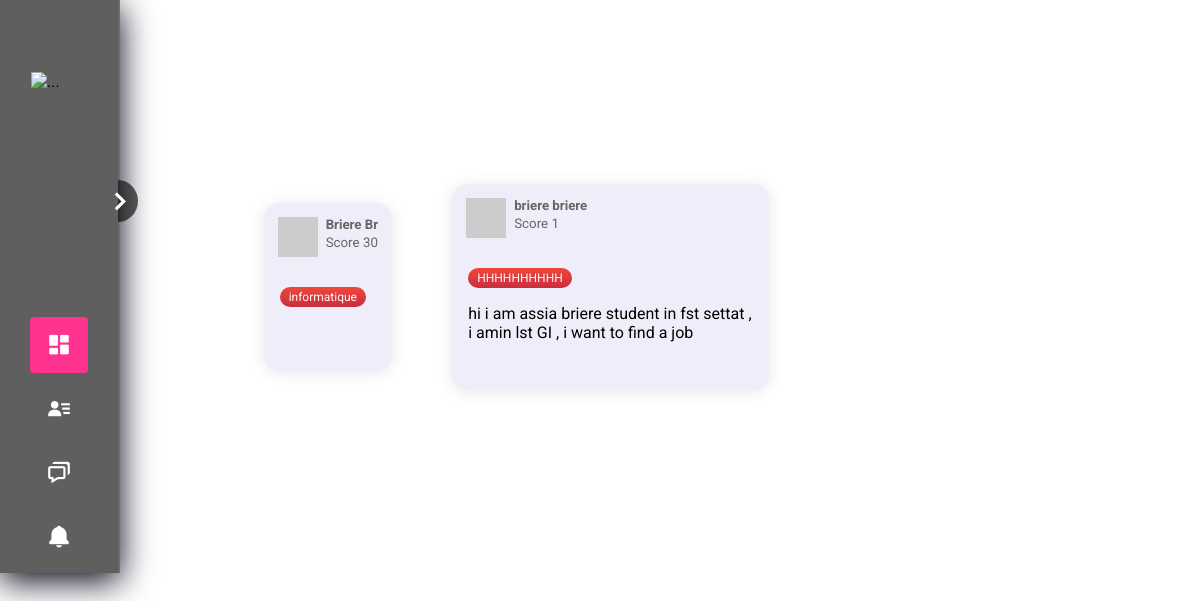
The page /view/recruteur/dashboard.php on the database its author committed.
### tables this page shows
CREATE TABLE `candidat` (
  `idc` int(11) NOT NULL,
  `nom` varchar(255) NOT NULL,
  `prenom` varchar(255) NOT NULL,
  `gmail` varchar(255) DEFAULT NULL,
  `modPass` text NOT NULL,
  `Tele` int(11) DEFAULT NULL,
  `ville` text DEFAULT NULL,
  `paye` text DEFAULT NULL,
  `photo` blob DEFAULT NULL,
  `CV` longblob DEFAULT NULL,
  `Score` int(11) DEFAULT NULL,
  `domaine` text DEFAULT NULL,
  `description` text NOT NULL
);

### Model/Candidat.php (called while the page is built, shortened)
<?php
class Candidat extends Connection {
    public function getsCandidats(){
        try {
             $pdo = $this->connect();
             $query = "SELECT * FROM candidat ORDER BY score DESC";
            $stmt = $pdo->query($query);
            $results = $stmt->fetchAll(PDO::FETCH_ASSOC);
             return $results;
         } catch (PDOException $e) {
            die("Error: " . $e->getMessage());
         }
        }
}
?>

### view/recruteur/dashboard.php (the view, shortened to what this page needs)
<?php
    $Cont = new ControllerCandidat();
    $Cont->setChoix();
    $candidats = $Cont->getsCandidats();;
?>
<!DOCTYPE html>
<html lang="en">
<head>
    <link href="https://unpkg.com/boxicons@2.1.2/css/boxicons.min.css" rel="stylesheet">
</head>
<body>
    <div class="sidebar">
        <div class="toggle">
            <i class="bx bx-chevron-right"></i>
        </div>
        <div class="logo">
            <img src="https://cdn-icons-png.flaticon.com/512/1251/1251840.png" alt="...">
        </div>
        <nav>
            <ul>
                <li class="nav-item active">
                    <a href="../recruteur/dashboard.php">
                        <i class="bx bxs-dashboard"></i>
                    </a>
                </li>
                <li class="nav-item">
                    <a href="../recruteur/userprofile.php">
                        <i class='bx bxs-user-detail'></i>
                    </a>
                </li>
                <li class="nav-item">
                    <a href="../user/listeChat.php">
                        <i class='bx bx-chat' ></i>
                    </a>
                </li>
                <li class="nav-item">
                    <a href="./offer.php">
                        <i class="bx bxs-bell"></i>
                    </a>
                </li>
            </ul>
        </nav>
    </div>
    <div class="container">
       <div class="elements">
    <?php
         $i=0;
        foreach ($candidats as $row) {
            $i++;
    $idc = $row['idc'];
    $nom = $row['nom'];
    $prenom = $row['prenom'];
    $Score = $row['Score'];
    $domaine = $row['domaine'];
    $description = $row['description'];
    ?>
        <div class="card">
            <div class="user">
                <img src="https://i.pravatar.cc/40?img=<?php echo $i?>" alt="user_image" class="user_image">
                <div class="user__info">
                <h5><a class="hon" href="../user/userprofile.php?id=<?php echo $idc?>"><?php echo  $nom." ".$prenom ?></h5></a>
                <small>Score <?php echo $Score?></small>
                </div>
            </div>
            <div class="card__body">
            <span class="tag tag-red"><?php echo "$domaine"; ?> </span>
            <p><?php echo "$description"?></p>
            </div>
            <div class="card__footer">
            </div>
        </div>
<?php
}
?>
</div>
</div>
</body>
</html>

### view/recruteur/dashboard.php (style rules this page uses)
* { margin: 0; padding: 0; border: 0; outline: 0; list-style: none; box-sizing: border-box; }
body { background-size: cover; font-family: 'Roboto', sans-serif; display: flex; flex-direction: row; }
.sidebar { width: 120px; backdrop-filter: blur(6px); background: rgba(10, 10, 10, .65); box-shadow: 0 8px 32px rgb(2, 4, 24); border-right: 2px solid rgba(255, 255, 255, .09); transition: .4s ease-in-out; }
.sidebar .logo { width: 100%; height: 240px; padding: 40px 0; display: grid; align-items: center; justify-items: center; }
.sidebar .logo img { width: 56px; transition: .4s; }
.sidebar nav { padding: 0 30px; }
.sidebar nav .nav-item { cursor: pointer; display: flex; align-items: center; justify-content: flex-start; border-radius: 4px; width: 100%; height: 56px; padding: 0 16px; margin: 8px 0; color: #fff; transition: .3s; }
.sidebar nav .nav-item.active { background: #ff328e !important; }
.sidebar nav .nav-item i { font-size: 26px; }
.sidebar .toggle { cursor: pointer; position: absolute; color: #fff; top: 180px; right: -20px; font-size: 38px; line-height: 50%; text-align: center; border-radius: 50%; padding: 2px 0 2px 2px; background: linear-gradient( 90deg, transparent 50%, rgba(10, 10, 10, .65) 50% ); }
.sidebar .toggle i { transition: .4s linear; }
a { text-decoration: none; color: #fff; display: flex; width: 100%; flex-direction: row; }
.elements { display: flex; flex-wrap: wrap; width: 100%; align-items: center; justify-content: center; }
.container { display: flex; flex-wrap: wrap; justify-content: center; max-width: 1200px; margin-block: 2rem; gap: 2rem; }
img { max-width: 100%; display: block; object-fit: cover; }
.card { display: flex; flex-direction: column; overflow: hidden; box-shadow: 0 0.1rem 1rem rgb(0 0 0 / 10%); border-radius: 1em; background: #f0edfa;; margin: 8px 30px; max-width: 40%; }
.card__body { padding: 1rem; display: flex; flex-direction: column; gap: .5rem; }
.tag { align-self: flex-start; padding: .25em .75em; border-radius: 1em; font-size: .75rem; }
.tag-red { background: #cb2d3e; background: linear-gradient(to bottom, #ef473a, #cb2d3e); color: #fafafa; }
.card__footer { display: flex; padding: 1rem; margin-top: auto; }
.user { display: flex; gap: 0.5rem; margin: 14px; }
.user__info > small { color: #666; }
.hon { color:#666; }

### rows shown on the page
candidat: nom "Briere", prenom "Br", Score "30", domaine "informatique"
candidat: nom "briere", prenom "briere", Score "1", domaine "HHHHHHHHHH", description "hi i am assia briere student in fst settat , i amin lst GI , i want to find a job"
